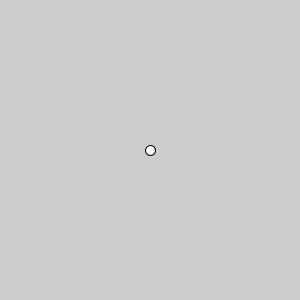
Frame 1 (no input)
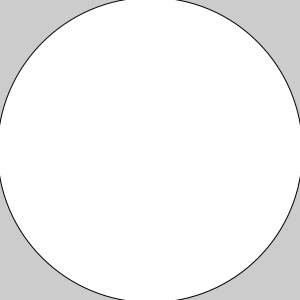
Frame 60 (the mouse pressed at the canvas centre just before this capture)
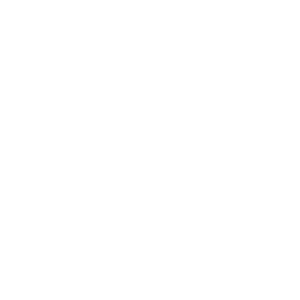
Frame 120 (the mouse held since frame 60 and released just before this capture)

The Processing sketch that drew these frames (run headless with seeded random() and noise(); from frame 60 on, the mouse is pressed at the canvas centre):

// Processing sketch: growing_circle
// ── growing_circle.pde
int diameter = 10;

// expanding circle 
void setup() // start of program
{
  size(300,300);
}

void draw() //60 times a second
{
 ellipse (width/2, height/2,diameter , diameter);
 diameter = diameter +5;
 if(diameter>200)
    {
     int diameter = 10;
    }
}
